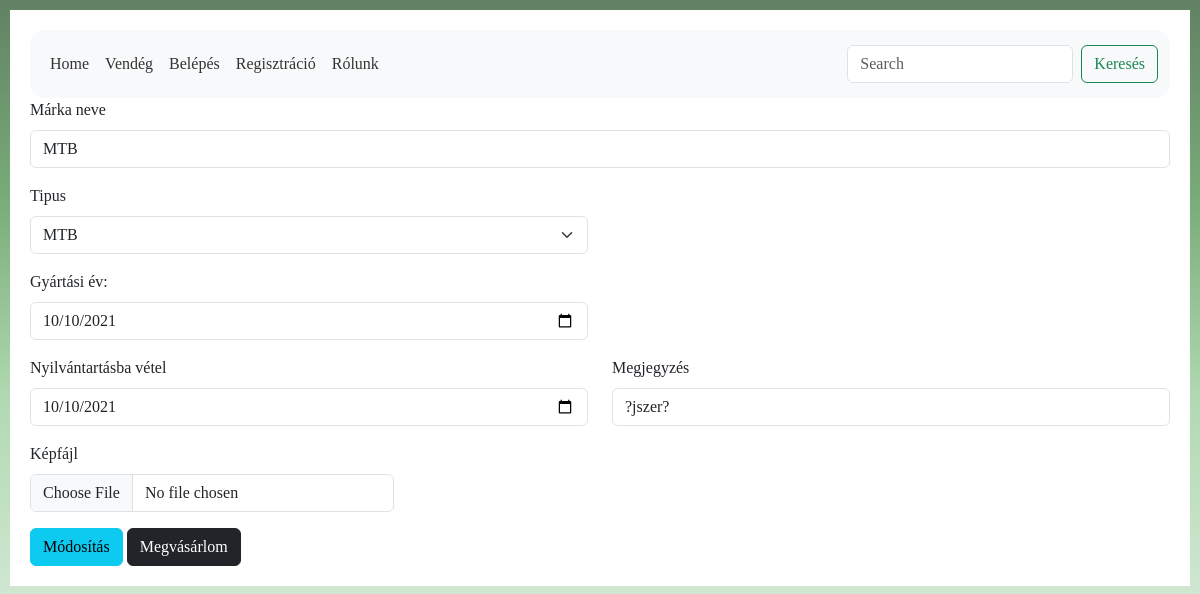
/index.php?menu=home&id=2, run on an earlier commit of the app's database.
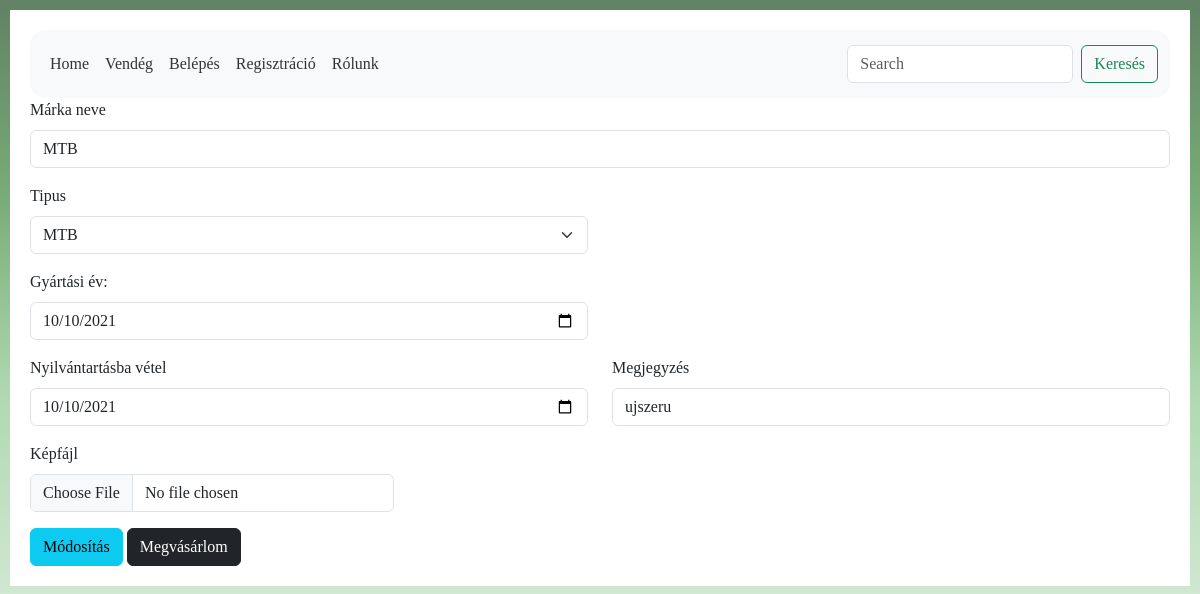
And on a later commit of the database.
### tables this page shows
CREATE TABLE `bicikli_1` (
  `bicikli_id` int(10) UNSIGNED NOT NULL,
  `markaneve` varchar(255) NOT NULL,
  `tipus` varchar(255) NOT NULL,
  `gyartasiev` date NOT NULL,
  `megjegyzes` varchar(255) NOT NULL,
  `nyilvantartasban` date NOT NULL,
  `ar` varchar(100) NOT NULL
);

### class/Database.php (called while the page is built, shortened)
<?php
class Database {
    private $db = null;
    public function __construct($host, $username, $pass, $db) {
        try {
            $this->db = new mysqli($host, $username, $pass, $db);
            $this->db->set_charset("utf8");
        } catch (Exception $exc) {
            $this->error = true;
            echo '<p>Az adatbázis nem elérhető!</p>';
            exit();
        }
    }
    public function getKivalasztottkerekpar($id) {
        $result = $this->db->query("SELECT * FROM `bicikli_1` WHERE bicikli_id=" . $id);
        return $result->fetch_assoc();
    }
    public function getTipus() {
        $result = $this->db->query("SELECT DISTINCT `tipus` FROM `bicikli_1`;");
        return $result->fetch_all();
    }
}

### login/kivalasztottkerekpar.php (the view, shortened to what this page needs)
<?php
if (filter_input(INPUT_POST, "Adatmodositas", FILTER_VALIDATE_BOOL, FILTER_NULL_ON_FAILURE)) {
    $adatok = $_POST;
    var_dump($adatok);
    $bicikli_id = filter_input(INPUT_POST, "bicikli_id", FILTER_SANITIZE_NUMBER_INT);
    $markaneve = htmlspecialchars(filter_input(INPUT_POST, "markaneve"));
    $tipus = filter_input(INPUT_POST, "tipusSelect");
    $gyartasiev = filter_input(INPUT_POST, "gyartasiev");
    $megjegyzes = filter_input(INPUT_POST, "megjegyzes");
    $nyilvantartasban = filter_input(INPUT_POST, "nyilvantartasban");
    $ar = filter_input(INPUT_POST, "ar");
    $from = null;
    $to = null;
    if ($_FILES['kepfajl']['error'] == 0) {
        $kiterjesztes = null;
        switch ($_FILES['kepfajl']['type']) {
            case 'image/png':
                $kiterjesztes = ".png";
                break;
            case 'image/jpeg':
                $kiterjesztes = ".jpg";
                break;
            default:
                break;
        }
        $from = $_FILES['kepfajl']['tmp_name'];
        $to = dir(getcwd());
        $to = $to->path . DIRECTORY_SEPARATOR . "kepek" . DIRECTORY_SEPARATOR . $markaneve . $kiterjesztes;
        if (copy($from, $to)) {
            echo '<p>A kép feltöltés sikeres</p>';
        } else {
            echo '<p>A kép feltöltés sikertelen!</p>';
        }
    }
    if ($db->setKivalasztottkerekpar($bicikli_id, $markaneve, $tipus, $gyartasiev, $megjegyzes, $nyilvantartasban)) {
        echo '<p>Az adatok módosítása sikeres</p>';
        header("Location: index.php?menu=home");
    } else {
        echo '<p>Az adatok módosítása sikertelen!</p>';
    }
} else {
    $adatok = $db->getKivalasztottkerekpar($id);
}
?>
<form method="post" action="index.php?menu=home&id=<?php echo $adatok['bicikli_id']; ?>" enctype="multipart/form-data">
    <div class="mb-3">
        <label for="markaneve" class="form-label">Márka neve</label>
        <input type="text" class="form-control" name="markaneve" id="markaneve" value="<?php echo $adatok['markaneve']; ?>">
    </div>
    <div class="row">
        <div class="mb-3 col-6">
            <label for="tipusSelect" class="form-label">Tipus</label>
            <select id="tipusSelect" name="fajtaSelect" class="form-select">
                <?php
                foreach ($db->getTipus() as $value) {
                    if ($adatok['tipus'] == $value[0]) {
                        echo '<option selected value="' . $value[0] . '">' . $value[0] . '</option>';
                    } else {
                        echo '<option value="' . $value[0] . '">' . $value[0] . '</option>';
                    }
                }
                ?>
            </select>
        </div>
    </div>
    <div class="row">
        <div class="mb-3 col-6">
            <label for="gyartasiev" class="form-label">Gyártási év:</label>
            <input type="date" class="form-control" name="gyartasiev" id="gyartasiev" max="<?php echo date("Y-m-d"); ?>" value="<?php echo $adatok['gyartasiev']; ?>">
        </div>
    </div>
    <div class="row">
        <div class="mb-3 col-6">
            <label for="nyilvantartasban" class="form-label">Nyilvántartásba vétel</label>
            <input type="date" class="form-control" name="nyilvantartasban" id="gyartasiev" max="<?php echo date("Y-m-d"); ?>"  value="<?php echo $adatok['gyartasiev']; ?>">
        </div>
        <div class="mb-3 col-6">
            <label for="megjegyzes" class="form-label">Megjegyzés</label>
            <input type="text" class="form-control" name="megjegyzes" id="megjegyzes" value="<?php echo $adatok['megjegyzes']; ?>">
        </div>
    </div>
    <div class="row">
        <div class="mb-3 col-4">
            <label for="kepfajl" class="form-label">Képfájl</label>
            <input type="file" class="form-control" name="kepfajl" id="kepfajl" value="">
        </div>
    </div>
    <button type="submit" class="btn btn-info" value="1" name="Adatmodositas">Módosítás</button>
    <a href="index.php?menu=felhasznalo&bicikli_id=<?php echo $adatok['bicikli_id'];?>" class="btn btn-dark">Megvásárlom</a>
</form>

### layout/head.php (shortened to what this page needs)
<!DOCTYPE html>
<html lang="hu">
<head>
    <link rel="stylesheet" href="layout/bicikli.css">
    <link rel="stylesheet" href="https://cdnjs.cloudflare.com/ajax/libs/bootstrap/5.3.0-alpha1/css/bootstrap.min.css" />
</head>

### index.php (shortened to what this page needs)
<?php
require_once './class/Database.php';
$db = new Database("localhost", "root", "", "bicikli_2023_10");
require_once './layout/head.php';
$menu = filter_input(INPUT_GET, "menu");
?>
<body>
    <?php
    require_once './layout/menu.php';
    require_once './tartalom/body.php';
    ?>
</body>
</html>

### layout/menu.php (shortened to what this page needs)
<nav class="navbar navbar-expand-lg bg-body-tertiary">
    <div class="container-fluid">
        <div class="collapse navbar-collapse" id="navbarSupportedContent">
            <ul class="navbar-nav me-auto mb-2 mb-lg-0">
                <li class="nav-item">
                    <a class="nav-link" aria-current="page" href="index.php?menu=home">Home</a>
                </li>
                <?php
                if ($_SESSION['login']) {
                    echo '<li class="nav-item">
                        <a class="nav-link' . ($menu == 'felhasznalo' ? ' active' : '') . '" aria-current="page" href="index.php?menu=felhasznalo">Felhasználó</a>
                      </li>
                        <li class = "nav-item">
                            <a class = "nav-link' . ($menu == 'logout' ? ' active' : '') . '" href = "index.php?menu=logout">Kilépés</a>
                        </li>';
                } else {
                    echo '<li class = "nav-item">
                        <a class = "nav-link' . ($menu == 'vendeg' ? ' active' : '') . '" aria-current = "page" href = "index.php?menu=vendeg">Vendég</a>
                    </li>
                    <li class = "nav-item">
                        <a class = "nav-link' . ($menu == 'login' ? ' active' : '') . '" href = "index.php?menu=login">Belépés</a>
                    </li>
                    <li class = "nav-item">
                        <a class = "nav-link' . ($menu == 'regisztracio' ? ' active' : '') . '" href = "index.php?menu=regisztracio">Regisztráció</a>
                    </li>';
                }
                ?>
                <li class = "nav-item">
                    <a class = "nav-link <?php echo ($menu == 'rolunk' ? 'active' : ''); ?>" href = "index.php?menu=rolunk">Rólunk</a>
                </li>
            </ul>
            <form class = "d-flex" role = "search">
                <input class = "form-control me-2" type = "search" placeholder = "Search" aria-label = "Search">
                <button class = "btn btn-outline-success" type = "submit">Keresés</button>
            </form>
        </div>
    </div>
</nav>

### tartalom/body.php (shortened to what this page needs)
<?php
switch ($menu) {
    case 'home':
        if ($id = filter_input(INPUT_GET, 'id', FILTER_SANITIZE_NUMBER_INT)) {
            require_once './login/kivalasztottkerekpar.php';
        } else {
            require_once './login/home.php';
        }
        break;
}

### layout/bicikli.css (style rules this page uses)
html { background-image: linear-gradient( 180deg, #618264, #79AC78, rgb(176, 217, 177), rgb(208, 231, 210)); padding: 10px; bottom: auto; box-sizing: border-box; background-repeat: no-repeat; }
*, *:before, *:after { box-sizing: border-box; font-family: Gotham Rounded; }
body { font-family: Arial, sans-serif; background-color: #f2f2f2; margin: 20px; padding: 20px; }
.navbar { background-color: #333; overflow: hidden; border-top-left-radius: 15px; border-top-right-radius: 15px; border-bottom-left-radius: 15px; border-bottom-right-radius: 15px; }
.navbar a { float: left; display: block; color: #333; text-align: center; padding: 14px 20px; text-decoration: none; border-top-left-radius: 15px; border-top-right-radius: 15px; border-bottom-left-radius: 15px; border-bottom-right-radius: 15px; }
a { color: black; text-decoration: none; }

What changed in the data, as far as the page shows it:
changed bicikli_1 "MTB": megjegyzes "?jszer?" → "ujszeru"
